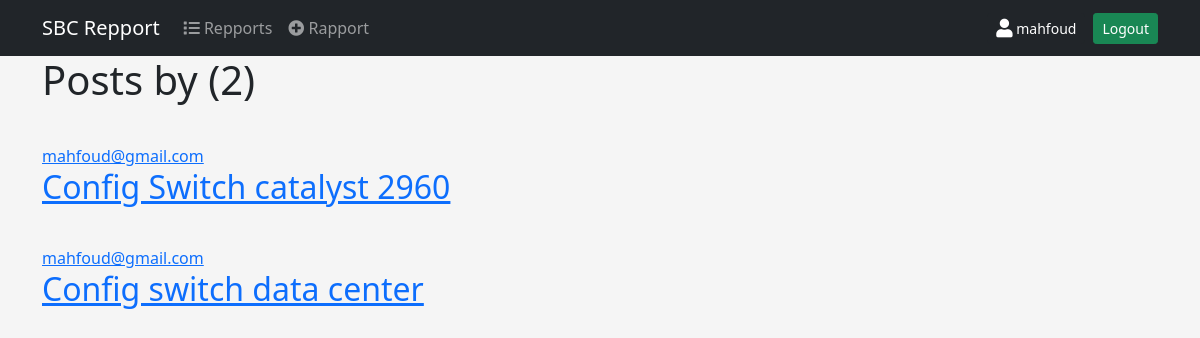
Page /user/rapports/2 (signed in) on the committed database.
### account/models.py (models this page shows, shortened)
class Account(AbstractBaseUser):
    email = models.EmailField( verbose_name='email address', max_length=255, unique=True )
    first_name = models.CharField(_("first name"), max_length=50)
    last_name = models.CharField(_("last name"), max_length=50)
    is_active = models.BooleanField(default=True)
    is_admin = models.BooleanField(default=False)
    objects = AccountManager()
    USERNAME_FIELD = 'email'
    REQUIRED_FIELDS = ['first_name','last_name']
    def __str__(self):
        return self.email

### rapport/models.py (models this page shows, shortened)
class Rapport (models.Model):
    CHEF_DEP = 'CHEF_DEP'
    CHEF_SRV = 'CHEF_SRV'
    DI = 'DI'
    MAIL = 'MAIL'
    TR_INTR = 'TR_INTR'
    YEAR_IN_SCHOOL_CHOICES = [
        (CHEF_DEP, 'Par le Chef departement Informatique'),
        (CHEF_SRV, 'Par le Chef service IR&SI'),
        (DI, 'Par DI'),
        (MAIL, 'Par Mail'),
        (TR_INTR, 'Travaux Internes à La Structure'),
    ]
    author = models.ForeignKey(Account, verbose_name=_("author"), on_delete=models.CASCADE)
    date =  models.DateField(_("date"),  auto_now_add=False)
    starthour =  models.TimeField(_('start hour '))
    endhour =  models.TimeField(_('end hour '))
    title = models.TextField(_("title"))
    description = models.TextField(_("description"))
    equipment = models.TextField(_("equipment"))
    state_befor = models.TextField(_("state befor "),null=True,blank=True)
    state_after = models.TextField(_("state after "))
    device_used = models.TextField(_("Device Used"),null=True,blank=True)
    type_di = models.CharField(_("Type DI"),
        max_length=20,
        choices=YEAR_IN_SCHOOL_CHOICES,
        default=TR_INTR,
    )
    n_di = models.TextField(_("N° DI"),null=True,blank=True)
    note = models.TextField(_("note"),null=True,blank=True)

### rapport/views.py (the view)
# urls.py: path('user/rapports/<int:pk>', UserRapportListView.as_view(), name='user-rapports'),
class UserRapportListView(ListView):
    model = Rapport
    template_name = 'rapport/user_rapport.html'  # <app>/<model>_<viewtype>.html
    context_object_name = 'objects'
    paginate_by = 6
    def get_queryset(self):
        user = get_object_or_404(Account, id=self.kwargs.get('pk'))
        return Rapport.objects.filter(author=user).order_by('-id')

### templates/rapport/user_rapport.html (shortened to what this page needs)
{% extends "base.html" %}
{% block content %}
    <h1 class="mb-3">Posts by {{ view.kwargs.username }} ({{ page_obj.paginator.count }})</h1>
    {% for post in objects %}
        <article class="media content-section">
          <div class="media-body">
            <div class="article-metadata">
              <a class="mr-2" href="{% url 'rapport:user-rapports' post.author.id %}">{{ post.author }}</a>
            </div>
            <h2><a class="article-title" href="{% url 'rapport:rapport-detail' post.id %}">{{ post.title }}</a></h2>
          </div>
        </article>
    {% endfor %}
{% endblock content %}

### templates/base.html (shortened to what this page needs)
<!DOCTYPE html>
<html>
    <head>
        <link rel="stylesheet" href="">
         <link href="https://cdn.jsdelivr.net/npm/bootstrap@5.0.2/dist/css/bootstrap.min.css" rel="stylesheet">
         <link rel="stylesheet" href="https://cdnjs.cloudflare.com/ajax/libs/font-awesome/5.15.2/css/all.min.css" >
    </head>
    <body style="background-color:#f5f5f5;">
    <nav class="navbar navbar-expand-lg navbar-dark bg-dark">
        <div class="container">
            <a class="navbar-brand" href="#">SBC Repport </a>
            <div class="collapse navbar-collapse" id="navbarNav">
            <ul class="navbar-nav">
                <li class="nav-item">
                <a class="nav-link " aria-current="page" href="{% url 'rapport:rapport-list' %}"><i class="fas fa-list"></i> Repports</a>
                </li>
                <li class="nav-item">
                    <a class="nav-link" href="{% url 'rapport:rapport-create' %}"><i class="fas fa-plus-circle"></i> Rapport</a>
                </li>
            </ul>
            <ul class="navbar-nav  ms-auto">
                {% if request.user.is_authenticated %}
                  <li class="nav-item">
                      <a class="btn btn-dark btn-sm  mx-2"  href="#"><i class="fas fa-lg rounded  fa-user"></i> {{ request.user.first_name }}</a>
                  </li>
                  <li class="nav-item">
                      <a class="btn btn-success btn-sm" href="{% url 'logout' %}">Logout</a>
                  </li>
                {% endif %}
              </ul>
            </div>
        </div>
    </nav>
    <main role="main" class="container">
        {% block content %}{% endblock content %}
    </main>
    </body>
</html>

### rows in the picture
Account: user.first_name "mahfoud"
Rapport: author "mahfoud@gmail.com", title "Config Switch catalyst 2960"
Rapport: author "mahfoud@gmail.com", title "Config switch data center"

### other values in the picture
{{ page_obj.paginator.count }} "2"
